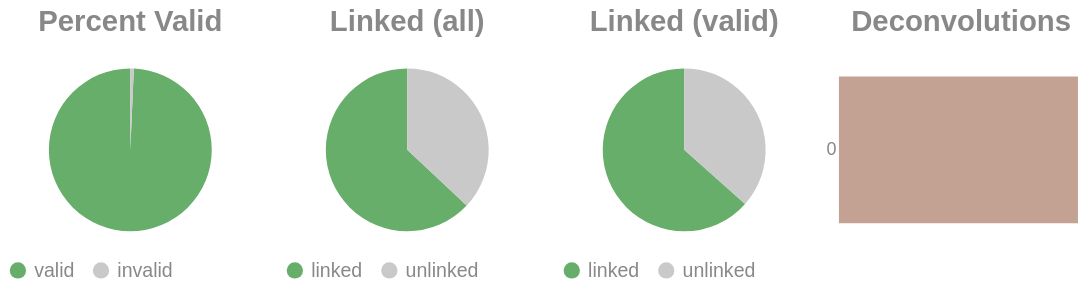

Write notebook code for a chart like this one.
### Code cell
if SKIPLR:
    pass
else:
    clash = Counter()
    for i in valids['molecule'].to_list():
        _mol = i.split("-")
        if len(_mol) == 1:
            clash.update('0')
        else:
            clash.update(_mol[-1])

    _d = {"deconvolutions": [], 'count': []}
    for k,v in clash.items():
        _d['deconvolutions'].append(k)
        _d['count'].append(v)

    tot_valid = valids['reads'].sum()
    mask = valids['reads'] >= 2
    n_linked_reads = valids.filter(mask)['reads'].sum()
    if n_linked_reads == 0:
        print_html("No linked molecules (>=2 reads) were detected; skipping linked-only distributions.")
        SKIPLR = True
    else:
        perc_valid = round(tot_valid / n_reads, 4)
        linked_perc_abs = round(n_linked_reads / n_reads, 4)
        linked_perc = round(n_linked_reads / tot_valid, 4)

    _valid = pl.DataFrame({"valids": ['valid', 'invalid'], "count": [tot_valid, n_reads - tot_valid]})
    _linked_abs = pl.DataFrame({"linked (absolute)": ['linked', 'unlinked'], "count": [n_linked_reads, n_reads - n_linked_reads]})
    _linked_rel = pl.DataFrame({"linked (valids)": ['linked', 'unlinked'], "count": [n_linked_reads, tot_valid - n_linked_reads]})

    (
        alt.hconcat(
            piechart(_valid, goodval = 'valid', title = "Percent Valid"),
            piechart(_linked_abs, goodval = "linked", title =  "Linked (all)"),
            piechart(_linked_rel, goodval = "linked", title =  "Linked (valid)"),
            convolutionbar(pl.DataFrame(_d), title = "Deconvolutions"),
            center = True,
            bounds = 'flush'
        )
        .resolve_scale(color='independent')
        .resolve_legend('independent')
        .properties(usermeta={'embedOptions': {"actions": False}})
    ).display()

### Figure 1 — Vega-Lite specification as saved in the notebook (floating-point values rounded to 4 significant figures)
{"width": "container", "height": 400, "config": {"title": {"anchor": "start", "dy": -15, "fontSize": 18, "color": "#888888", "subtitleColor": "#888888", "subtitleFontSize": 14}, "arc": {"fill": "#0072B2"}, "axis": {"domainColor": "#888888", "domainWidth": 0.5, "gridWidth": 0.2, "grid": false, "titleFontWeight": 400, "titleFontSize": 15, "labelFontSize": 11, "labelColor": "#888888", "tickColor": "#888888", "tickWidth": 0.2, "titleColor": "#888888"}, "axisBand": {"grid": false}, "axisX": {"grid": true, "tickSize": 10, "domainCap": "round"}, "axisY": {"domain": false, "grid": true, "tickSize": 0, "domainCap": "round"}, "background": "transparent", "header": {"labelFontSize": 15, "labelColor": "#888888", "titleFontSize": 15, "titleFontWeight": 600, "titleColor": "#888888"}, "legend": {"labelFont": "sans-serif", "labelFontSize": 12, "labelColor": "#888888", "symbolSize": 100, "symbolType": "circle", "titleFontSize": 12, "titlePadding": 10, "titleColor": "#888888", "title": null}, "range": {"category": ["#E69F00", "#56B4E9", "#009E73", "#F0E442", "#0072B2", "#D55E00", "#CC79A7", "#000000"], "diverging": ["#cfe8f3", "#a2d4ec", "#73bfe2", "#46abdb", "#1696d2", "#12719e"]}, "area": {"fill": "#0072B2", "fillOpacity": 0.7, "line": true, "strokeOpacity": 0.7}, "line": {"color": "#0072B2", "stroke": "#0072B2", "strokeWidth": 2}, "trail": {"color": "#0072B2", "stroke": "#0072B2", "strokeWidth": 0, "size": 1}, "point": {"filled": true, "fillOpacity": 1.0, "size": 95}, "text": {"color": "#888888", "fontSize": 11, "align": "right", "fontWeight": 400, "size": 11}, "bar": {"fill": "#0072B2", "stroke": null}, "view": {"stroke": null, "continuousWidth": 660, "continuousHeight": 400}}, "hconcat": [{"data": {"name": "data-dba5710876ac5a06d7c7bca1566902e8"}, "mark": {"type": "arc"}, "encoding": {"color": {"field": "valids", "legend": {"orient": "bottom", "title": null}, "scale": {"domain": ["valid", "invalid"], "range": ["#68ae6b", "#C9C9C9"]}, "title": "Valids", "type": "nominal"}, "theta": {"field": "count", "type": "quantitative"}, "tooltip": [{"field": "valids", "title": "Valids", "type": "ordinal"}, {"field": "percent", "format": ".2%", "title": "Percent", "type": "quantitative"}, {"field": "count", "title": "Count", "type": "quantitative"}]}, "height": 100, "title": {"text": "Percent Valid", "align": "center", "anchor": "middle"}, "transform": [{"calculate": "datum.count / 7802858", "as": "percent"}], "width": 150}, {"data": {"name": "data-7c0a16f1862d7c4ef41d46e6ab3e6cd5"}, "mark": {"type": "arc"}, "encoding": {"color": {"field": "linked (absolute)", "legend": {"orient": "bottom", "title": null}, "scale": {"domain": ["linked", "unlinked"], "range": ["#68ae6b", "#C9C9C9"]}, "title": "Linked (Absolute)", "type": "nominal"}, "theta": {"field": "count", "type": "quantitative"}, "tooltip": [{"field": "linked (absolute)", "title": "Linked (Absolute)", "type": "ordinal"}, {"field": "percent", "format": ".2%", "title": "Percent", "type": "quantitative"}, {"field": "count", "title": "Count", "type": "quantitative"}]}, "height": 100, "title": {"text": "Linked (all)", "align": "center", "anchor": "middle"}, "transform": [{"calculate": "datum.count / 7802858", "as": "percent"}], "width": 150}, {"data": {"name": "data-789c8cff8bc69a46e2ec0f6757436292"}, "mark": {"type": "arc"}, "encoding": {"color": {"field": "linked (valids)", "legend": {"orient": "bottom", "title": null}, "scale": {"domain": ["linked", "unlinked"], "range": ["#68ae6b", "#C9C9C9"]}, "title": "Linked (Valids)", "type": "nominal"}, "theta": {"field": "count", "type": "quantitative"}, "tooltip": [{"field": "linked (valids)", "title": "Linked (Valids)", "type": "ordinal"}, {"field": "percent", "format": ".2%", "title": "Percent", "type": "quantitative"}, {"field": "count", "title": "Count", "type": "quantitative"}]}, "height": 100, "title": {"text": "Linked (valid)", "align": "center", "anchor": "middle"}, "transform": [{"calculate": "datum.count / 7749079", "as": "percent"}], "width": 150}, {"data": {"name": "data-7ec3cd28f543c98adc60a68ccc6a45ed"}, "mark": {"type": "bar"}, "encoding": {"color": {"field": "deconvolutions", "legend": null, "scale": {"scheme": "lightgreyred"}, "type": "nominal"}, "tooltip": [{"field": "deconvolutions", "title": "Deconvolutions", "type": "ordinal"}, {"field": "percent", "format": ".2%", "title": "Percent", "type": "quantitative"}, {"field": "count", "title": "Count", "type": "quantitative"}], "x": {"axis": null, "field": "count", "type": "quantitative"}, "y": {"field": "deconvolutions", "sort": "ascending", "title": null, "type": "nominal"}}, "height": 100, "title": {"text": "Deconvolutions", "align": "center", "anchor": "middle"}, "transform": [{"calculate": "datum.count / 4402178", "as": "percent"}], "width": 150}], "bounds": "flush", "center": true, "resolve": {"legend": {"angle": "independent"}, "scale": {"color": "independent"}}, "usermeta": {"embedOptions": {"actions": false}}, "$schema": "https://vega.github.io/schema/vega-lite/v6.1.0.json", "datasets": {"data-dba5710876ac5a06d7c7bca1566902e8": [{"valids": "valid", "count": 7749079}, {"valids": "invalid", "count": 53779}], "data-7c0a16f1862d7c4ef41d46e6ab3e6cd5": [{"linked (absolute)": "linked", "count": 4917309}, {"linked (absolute)": "unlinked", "count": 2885549}], "data-789c8cff8bc69a46e2ec0f6757436292": [{"linked (valids)": "linked", "count": 4917309}, {"linked (valids)": "unlinked", "count": 2831770}], "data-7ec3cd28f543c98adc60a68ccc6a45ed": [{"deconvolutions": "0", "count": 4402178}]}}
